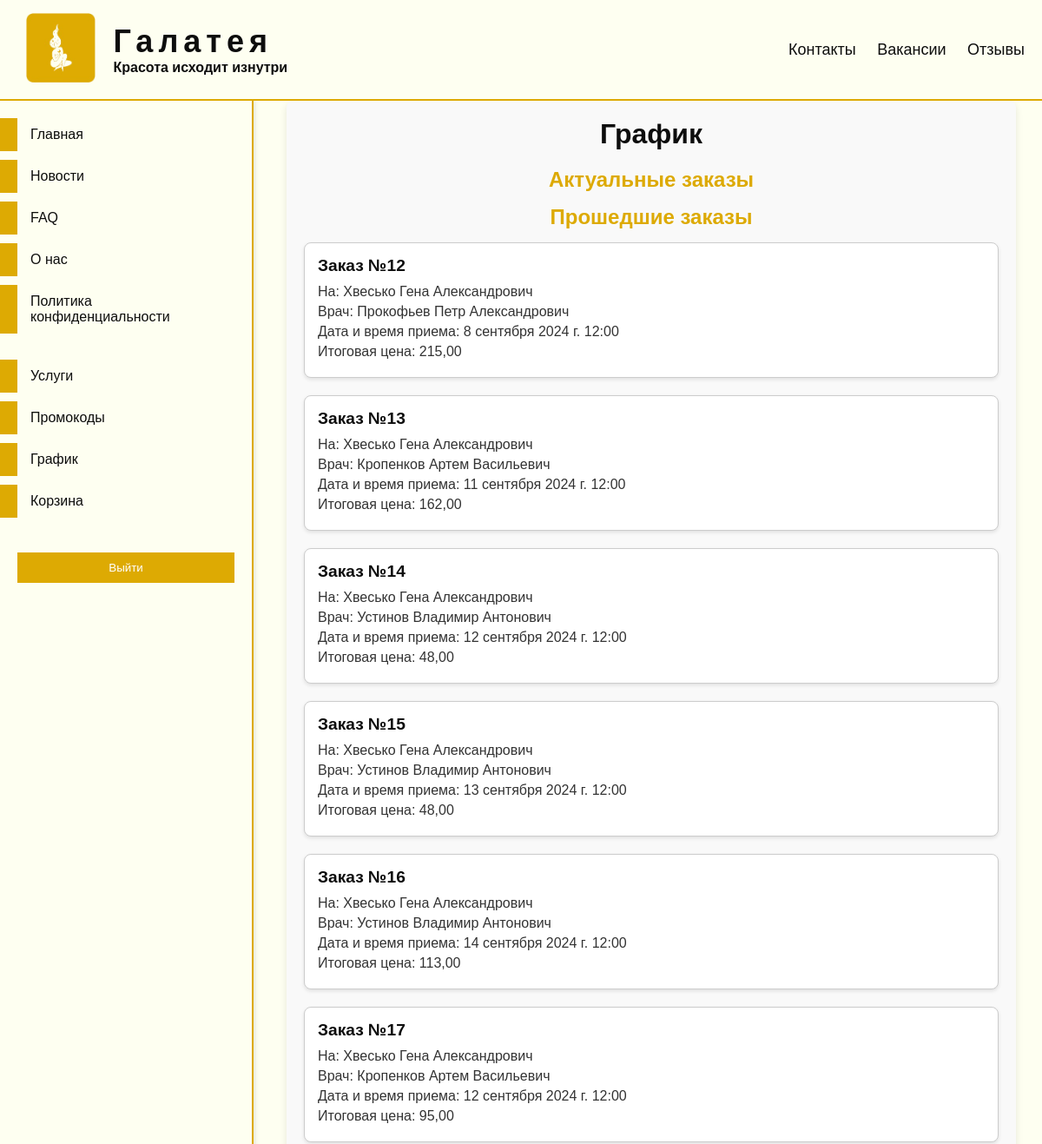
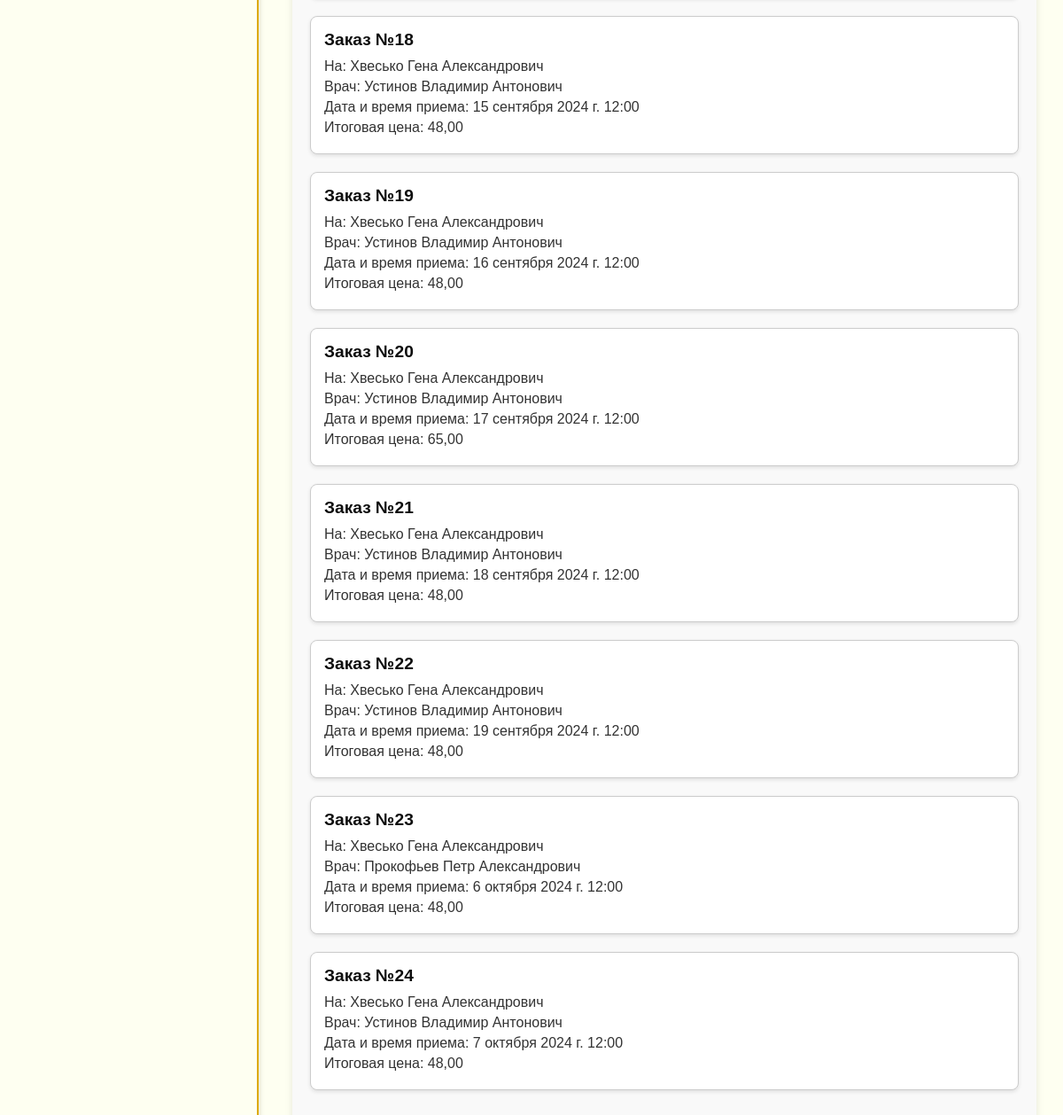
/clinic/schedule (signed in), run on the app's committed database (2 pictures, top to bottom).
### clinic/models.py (models this page shows, shortened)
class Orders(models.Model):
    user = models.ForeignKey(User, on_delete=models.CASCADE)
    services = models.ManyToManyField(Services, verbose_name='Услуги')
    doctor = models.ForeignKey(Doctors, on_delete=models.CASCADE, verbose_name='Врач')
    promo_code = models.ForeignKey(PromoCodes, on_delete=models.SET_NULL, null=True, blank=True)
    appointment_date = models.DateTimeField('Дата и время приема')
    total_price = models.DecimalField('Итоговая цена', max_digits=10, decimal_places=2, editable=False)
    class Meta:
        verbose_name = 'Заказ'
        verbose_name_plural = 'Заказы'

class Clients(models.Model):
    user = models.OneToOneField(User, on_delete=models.CASCADE, related_name='client')
    surname = models.CharField('Фамилия', max_length=50)
    name = models.CharField('Имя', max_length=50)
    patronymic = models.CharField('Отчество', max_length=50)
    birth_date = models.DateField('Дата рождения', validators=[validate_age])
    address = models.CharField('Адрес', max_length=250)
    phone = models.CharField('Телефон', validators=[RegexValidator(
        regex=r'^\+375 \(\d{2}\) \d{3}-\d{2}-\d{2}$',
        message="Телефонный номер должен быть в формате: '+375 (XX) XXX-XX-XX'"
    )] ,max_length=20)
    class Meta:
        verbose_name = 'Клиент'
        verbose_name_plural = 'Клиенты'

class Doctors(models.Model):
    user = models.OneToOneField(User, on_delete=models.CASCADE, related_name='doctor')
    surname = models.CharField('Фамилия', max_length=50)
    name = models.CharField('Имя', max_length=50)
    patronymic = models.CharField('Отчество', max_length=50)
    phone = models.CharField('Телефон', validators=[RegexValidator(
        regex=r'^\+375 \(\d{2}\) \d{3}-\d{2}-\d{2}$',
        message="Телефонный номер должен быть в формате: '+375 (XX) XXX-XX-XX'"
    )], max_length=20)
    email = models.EmailField('Электронная почта')
    service_specialization = models.ForeignKey(ServiceSpecializations, on_delete=models.CASCADE, related_name='doctors',
                                               verbose_name='Специализация врача')
    photo = models.ImageField('Фотография', upload_to='doctors_photos/', blank=True, null=True,
                              default='clinic/john_doe/john_doe.png')
    class Meta:
        verbose_name = 'Врач'
        verbose_name_plural = 'Врачи'

### clinic/views.py (the view, shortened to what this page needs)
# urls.py: path('schedule', views.schedule_view, name='schedule'),
def schedule_view(request):
    if request.user.is_authenticated:
        if hasattr(request.user, 'client'):
            current_orders = Orders.objects.filter(user=request.user, appointment_date__gte=datetime.now())
            past_orders = Orders.objects.filter(user=request.user, appointment_date__lt=datetime.now())
            return render(request, 'clinic/schedule.html', {'current_orders': current_orders, 'past_orders': past_orders})
    return render(request, 'clinic/schedule.html')

### clinic/templates/clinic/schedule.html (shortened to what this page needs)
{% extends 'main/layout.html' %}
{% load static %}
{% block custom_css %}
<link type="text/css" href="{% static 'clinic/css/shedule.css' %}" rel="stylesheet"/>
{% endblock %}
{% block content %}
    <main id="schedule-container">
        <h1 id="schedule-title">График</h1>
        {% if user.is_authenticated %}
            <section id="current-orders">
                <h2 class="section-title">Актуальные заказы</h2>
            </section>
            <section id="past-orders">
                <h2 class="section-title">Прошедшие заказы</h2>
                {% for order in past_orders %}
                    <div class="order-card">
                        <h3 class="order-title">Заказ №{{ order.id }}</h3>
                        <p class="order-client">На: {{ order.user.client.surname }} {{ order.user.client.name }} {{ order.user.client.patronymic }}</p>
                        <p class="order-doctor">Врач: {{ order.doctor.surname }} {{ order.doctor.name }} {{ order.doctor.patronymic }}</p>
                        <p class="order-date">Дата и время приема: {{ order.appointment_date }}</p>
                        <p class="order-total">Итоговая цена: {{ order.total_price }}</p>
                    </div>
                {% endfor %}
            </section>
        {% else %}
            <p id="login-message">Пожалуйста, <a href="{% url 'to_login' %}">авторизуйтесь</a> для просмотра графика.</p>
        {% endif %}
    </main>
{% endblock %}

### main/static/main/css/styles.css (style rules this page uses)
* { margin: 0; padding: 0; font-family: Arial, sans-serif; color: #0D0D0D; }
#main-content > * { margin-bottom: 15px; }
body { padding-top: 116px; padding-left: 300px; background: #fefff1; }

### clinic/static/clinic/css/shedule.css (style rules this page uses)
#schedule-container { max-width: 800px; margin: 0 auto; padding: 20px; background-color: #f9f9f9; border-radius: 8px; box-shadow: 0 4px 8px rgba(0, 0, 0, 0.1); }
#schedule-title { text-align: center; font-size: 2rem; color: #0D0D0D; margin-bottom: 20px; }
.section-title { font-size: 1.5rem; color: #DDAA03; margin-bottom: 15px; text-align: center; }
.order-card { background-color: #fff; border: 1px solid #ccc; border-radius: 8px; padding: 15px; margin-bottom: 20px; box-shadow: 0 2px 4px rgba(0, 0, 0, 0.1); }
.order-title { font-size: 1.2rem; color: #0D0D0D; margin-bottom: 10px; font-weight: bold; }
.order-client, .order-doctor, .order-date, .order-total, .order-promo { font-size: 1rem; color: #333; margin-bottom: 5px; }

### data on the page
Orders: id "12", user.client.surname "Хвесько", user.client.name "Гена", user.client.patronymic "Александрович", doctor.surname "Прокофьев", doctor.name "Петр", doctor.patronymic "Александрович", appointment_date "8 сентября 2024 г. 12:00", total_price "215,00"
Orders: id "13", user.client.surname "Хвесько", user.client.name "Гена", user.client.patronymic "Александрович", doctor.surname "Кропенков", doctor.name "Артем", doctor.patronymic "Васильевич", appointment_date "11 сентября 2024 г. 12:00", total_price "162,00"
Orders: id "14", user.client.surname "Хвесько", user.client.name "Гена", user.client.patronymic "Александрович", doctor.surname "Устинов", doctor.name "Владимир", doctor.patronymic "Антонович", appointment_date "12 сентября 2024 г. 12:00", total_price "48,00"
Orders: id "15", user.client.surname "Хвесько", user.client.name "Гена", user.client.patronymic "Александрович", doctor.surname "Устинов", doctor.name "Владимир", doctor.patronymic "Антонович", appointment_date "13 сентября 2024 г. 12:00", total_price "48,00"
Orders: id "16", user.client.surname "Хвесько", user.client.name "Гена", user.client.patronymic "Александрович", doctor.surname "Устинов", doctor.name "Владимир", doctor.patronymic "Антонович", appointment_date "14 сентября 2024 г. 12:00", total_price "113,00"
Orders: id "17", user.client.surname "Хвесько", user.client.name "Гена", user.client.patronymic "Александрович", doctor.surname "Кропенков", doctor.name "Артем", doctor.patronymic "Васильевич", appointment_date "12 сентября 2024 г. 12:00", total_price "95,00"
Orders: id "18", user.client.surname "Хвесько", user.client.name "Гена", user.client.patronymic "Александрович", doctor.surname "Устинов", doctor.name "Владимир", doctor.patronymic "Антонович", appointment_date "15 сентября 2024 г. 12:00", total_price "48,00"
Orders: id "19", user.client.surname "Хвесько", user.client.name "Гена", user.client.patronymic "Александрович", doctor.surname "Устинов", doctor.name "Владимир", doctor.patronymic "Антонович", appointment_date "16 сентября 2024 г. 12:00", total_price "48,00"
Orders: id "20", user.client.surname "Хвесько", user.client.name "Гена", user.client.patronymic "Александрович", doctor.surname "Устинов", doctor.name "Владимир", doctor.patronymic "Антонович", appointment_date "17 сентября 2024 г. 12:00", total_price "65,00"
Orders: id "21", user.client.surname "Хвесько", user.client.name "Гена", user.client.patronymic "Александрович", doctor.surname "Устинов", doctor.name "Владимир", doctor.patronymic "Антонович", appointment_date "18 сентября 2024 г. 12:00", total_price "48,00"
Orders: id "22", user.client.surname "Хвесько", user.client.name "Гена", user.client.patronymic "Александрович", doctor.surname "Устинов", doctor.name "Владимир", doctor.patronymic "Антонович", appointment_date "19 сентября 2024 г. 12:00", total_price "48,00"
Orders: id "23", user.client.surname "Хвесько", user.client.name "Гена", user.client.patronymic "Александрович", doctor.surname "Прокофьев", doctor.name "Петр", doctor.patronymic "Александрович", appointment_date "6 октября 2024 г. 12:00", total_price "48,00"
Orders: id "24", user.client.surname "Хвесько", user.client.name "Гена", user.client.patronymic "Александрович", doctor.surname "Устинов", doctor.name "Владимир", doctor.patronymic "Антонович", appointment_date "7 октября 2024 г. 12:00", total_price "48,00"
